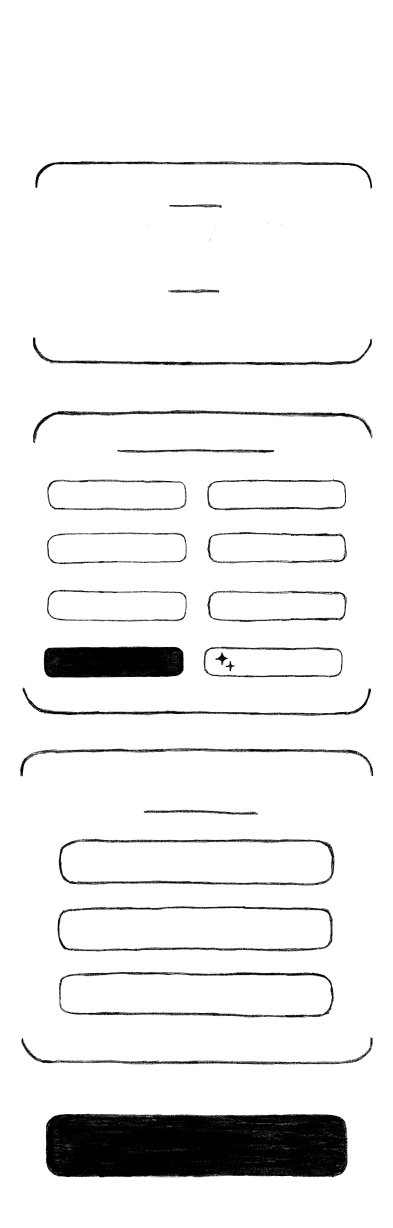
#> input picture assets/sketch/raw/sheet-setup.png, 786 x 2456 px (shown at 1/2 size)
$ python slice-sketch.py ../assets/sketch/raw/sheet-setup.png
#> lines starting #> are read from the running program, lines starting #| are printed output that depends on the picture
#!/usr/bin/env python3
"""手書き素材シートを個別パーツPNGへ切り出す。

assets/sketch/raw/*.png は「透過背景に手書きパーツが並んだシート」。
アルファチャンネルの不透明な塊（島）を検出して自動でbboxを取り、
MANIFEST の名前で assets/sketch/ に書き出す。あわせて
src/theme/sketchAssets.ts（require()マップ）を生成する。

  python3 scripts/slice-sketch.py          # スライス + マップ生成
  python3 scripts/slice-sketch.py --probe  # 検出結果に番号を振ったコンタクトシートを出力

素材を差し替えたら再実行すれば同じ結果が再現される（検出は決定的）。
MANIFEST に無い島は assets/sketch/_unnamed/ に落ちるので、--probe で確認して命名する。
"""
from __future__ import annotations

import sys
from pathlib import Path

from PIL import Image, ImageDraw

ROOT = Path(__file__).resolve().parent.parent
RAW = ROOT / "assets" / "sketch" / "raw"
OUT = ROOT / "assets" / "sketch"
TS_OUT = ROOT / "src" / "theme" / "sketchAssets.ts"

# 検出パラメータ。gap = パーツ間の最小空白px（これ未満は同一パーツ扱い）
# minArea = これ未満の面積は無視。数字や記号は細いのでシート毎に下げる。
ALPHA_THRESHOLD = 16
DEFAULT_MIN_AREA = 300

# シートごとの設定と、検出順（上→下、同バンド内は左→右）に対応する名前。
# None は使わないパーツ（重複・不要）。
SHEETS: dict[str, dict] = {
    # 設定画面のシート。枠は「上アーチ」「下アーチ」が別パーツで、2枚を離して置くと
    # 左右が開いた囲みになる（Figmaの Window01/02/03 がこの使い方）。
    "sheet-setup.png": {
        "gap": 6,
        "names": [
            "frame-top",  # 囲みの上アーチ
            None,  # ステッパーの短い罫線（同じものが2本並ぶので1本だけ採用）
            "divider-tiny",
            "frame-bottom",  # 囲みの下アーチ
            None,  # 以降のアーチは同一素材の再掲
            "divider-medium",  # 見出し下の罫線
            "pill",  # テーマ選択ピル（未選択）
            None,  # 同じピルが並ぶだけ
            None,
            None,
            None,
            None,
            "pill-selected",  # 黒塗りピル（選択中）
            "pill-ai",  # キラキラ付きピル（AIでつくる）
            None,
            None,
            "divider-short",
            "box",  # プレイヤー名の入力ボックス
            None,
            None,
            None,
            "button-black",  # 主ボタン。全シート中この個体が最も高解像度
        ],
    },
    # モード選択のシート。青／赤ボタンと手順リストの数字。
    # 数字は sheet-parts に0-9が揃っているため、統一のためこちらは採用しない。
    "sheet-mode.png": {
        "gap": 6,
        "names": [
            "divider-long",
            None,  # 手順番号 1
            None,  # 手順番号 2
            None,  # 手順番号 3
            None,  # 手順番号 4
            "button-blue",  # ノーマルモード
            None,  # 以降は上半分と同じ構成の再掲
            None,
            None,
            None,
            None,
            "button-red",  # カードモード
        ],
    },
    "sheet-hero-solid.png": {
        "gap": 8,
        "names": ["human-solid", None, None],  # 役職確認の人型（塗り）
    },
    "sheet-hero-outline.png": {
        "gap": 8,
        "names": ["human-outline", None, None],  # 同（線画）
    },
    # ゲーム進行画面のシート。日の出アイコン・メニューの3本線・テーマ表示の枠。
    "sheet-game.png": {
        "gap": 6,
        "minArea": 600,
        "names": [
            "icon-sunrise",  # ヘッダーの「N日目」に添える日の出
            None,  # 日の出の下に散った極薄のかすれ
            None,
            "icon-menu",  # ハンバーガーの3本線
            "frame-theme",  # テーマ表示の角丸枠（横に伸ばして使う）
        ],
    },
    # 数字・記号・影付きピル・罫線のシート。縦2pxしか離れていない箇所があるため vGap を詰める。
    "sheet-parts.png": {
        "gap": 6,
        "vGap": 2,
        "minArea": 40,
        "names": [
            "pill-sm",
            "pill-lg",
            "pill-sm-shadow",
            "pill-lg-shadow",
            "stepper-minus",
            "stepper-plus",
            "digit-0",
            "digit-1",
            "digit-2",
            "digit-3",
            "digit-4",
            "digit-5",
            "digit-6",
            "digit-7",
            "digit-8",
            "digit-9",
            "divider-tapered",
            "button-black-sm",
            None,  # button-black と同じもの（設定シートの方が高解像度）
            "divider-hair",
            "divider-fine",
            "divider-faint",
        ],
    },
}


def find_islands(
    im: Image.Image,
    v_gap: int,
    h_gap: int,
    min_area: int = DEFAULT_MIN_AREA,
) -> list[tuple[int, int, int, int]]:
    """不透明な塊のbboxを (x0, y0, x1, y1) で上→下・左→右順に返す。

    縦と横で許容する空白幅を分けている。シート上では別パーツが縦に2pxしか
    離れていないことがある一方、横は同一パーツ内の筆の途切れを繋ぎたいため。
    """
    alpha = im.split()[3]
    w, h = im.size
    px = alpha.load()

    def runs(flags: list[bool], gap: int) -> list[tuple[int, int]]:
        """不透明な連続区間を取り、gap未満しか離れていない区間同士は繋げて返す。

        区間の幅で間引いてはいけない（数字の「1」のような細いパーツが消える）。
        小さすぎるものの除外は min_area 側で行う。
        """
        spans: list[tuple[int, int]] = []
        start = None
        for i, on in enumerate(flags + [False]):
            if on and start is None:
                start = i
            elif not on and start is not None:
                spans.append((start, i))
                start = None
        merged: list[list[int]] = []
        for s, e in spans:
            if merged and s - merged[-1][1] < gap:
                merged[-1][1] = e
            else:
                merged.append([s, e])
        return [(s, e) for s, e in merged]

    rows = [any(px[x, y] > ALPHA_THRESHOLD for x in range(0, w, 2)) for y in range(h)]
    boxes: list[tuple[int, int, int, int]] = []
    for y0, y1 in runs(rows, v_gap):
        cols = [any(px[x, y] > ALPHA_THRESHOLD for y in range(y0, y1)) for x in range(w)]
        for x0, x1 in runs(cols, h_gap):
            if (x1 - x0) * (y1 - y0) >= min_area:
                boxes.append((x0, y0, x1, y1))
    return boxes


# [27 lines left out: function probe, not called in this run]


def slice_all() -> list[str]:
    unnamed_dir = OUT / "_unnamed"
    written: list[str] = []
    for sheet, cfg in SHEETS.items():
        im = Image.open(RAW / sheet).convert("RGBA")
#> im is the input picture: PIL image 786x2456 RGBA; mean R, G, B, A 0, 0, 0, 17.5
        boxes = find_islands(im, cfg.get("vGap", cfg["gap"]), cfg.get("hGap", cfg["gap"]), cfg.get("minArea", DEFAULT_MIN_AREA))
#> in find_islands, `alpha = im.split()[3]`:
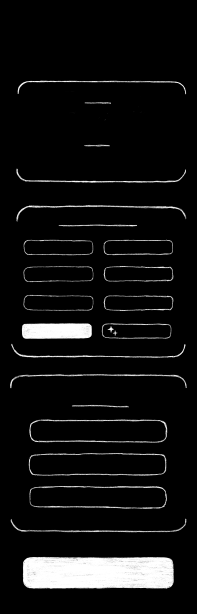
#> alpha: PIL image 786x2456 L (shown at 1/4 size); min 0, max 255, mean 17.5
#> in find_islands, `rows = [any(px[x, y] > ALPHA_THRESHOLD for x in range(0, w, 2)) for y ..`: rows = 2456 items, first 6: False, False, False, False, False, False
#> the loop in find_islands, `for y0, y1 in runs(rows, v_gap):` made 21 passes
#> (y0, y1) on passes 1 to 8: (322, 377), (408, 416), (426, 428), (446, 456), (468, 482), (578, 587), (674, 731), (819, 886)
#> after the loop in find_islands, `for y0, y1 in runs(rows, v_gap):`: boxes = 22 items, first 6: (70, 322, 745, 377), (338, 408, 444, 416), (336, 578, 439, 587), (65, 674, 744, 731), (65, 819, 746, 886), (234, 898, 549, 908)
        names = cfg["names"]
        if len(boxes) != len(names):
            print(
                f"warn: {sheet} は {len(boxes)} 件検出だが MANIFEST は {len(names)} 件。"
                " --probe で確認して SHEETS を更新してください。",
                file=sys.stderr,
            )
        for i, b in enumerate(boxes):
            crop = im.crop(b)
            name = names[i] if i < len(names) else None
            bbox = crop.getbbox()
            if name and name.startswith("digit-"):
                # 数字は横だけトリムし、帯の高さは全桁で共通に保つ。
                # 上下も詰めると 0 と 9 で基線がずれて数字が踊る。
                crop = crop.crop((bbox[0], 0, bbox[2], crop.height))
            else:
                crop = crop.crop(bbox)  # 余白を完全にトリム
            if name is None:
                unnamed_dir.mkdir(parents=True, exist_ok=True)
                crop.save(unnamed_dir / f"{Path(sheet).stem}-{i:02d}.png")
                continue
            crop.save(OUT / f"{name}.png")
            written.append(name)
            print(f"{name}.png  {crop.width}x{crop.height}")
#> this loop made 22 passes
#> (b, bbox) on passes 2, 5, 8, 9, 10, 11, 12, 15: ((338, 408, 444, 416), (0, 0, 106, 8)), ((65, 819, 746, 886), (0, 0, 681, 67)), ((414, 958, 692, 1021), (0, 0, 278, 63)), ((94, 1064, 374, 1129), (0, 0, 280, 65)), ((414, 1064, 694, 1129), (0, 0, 280, 63)), ((94, 1179, 374, 1244), (0, 0, 280, 65)), ((414, 1179, 694, 1244), (0, 2, 280, 65)), ((45, 1375, 742, 1432), (0, 0, 697, 57))
#> (printed output is left out)
#> pass 1, in slice_all, `crop = im.crop(b)`:
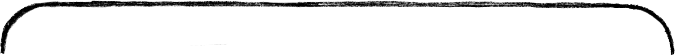
#> crop: PIL image 675x55 RGBA; mean R, G, B, A 0, 0, 0, 19.7; transparent parts drawn white
#> after the loop:
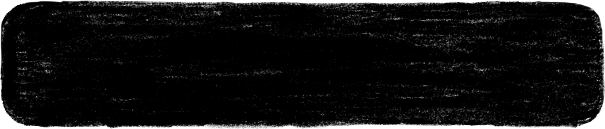
#> crop: PIL image 605x129 RGBA; mean R, G, B, A 0, 0, 0, 234.4; transparent parts drawn white
#> after the loop, written = ['frame-top', 'divider-tiny', 'frame-bottom', 'divider-medium', 'pill', 'pill-selected', 'pill-ai', 'divider-short', 'box', 'button-black']
#> pass 2 of the loop in slice_all, `for sheet, cfg in SHEETS.items():`:
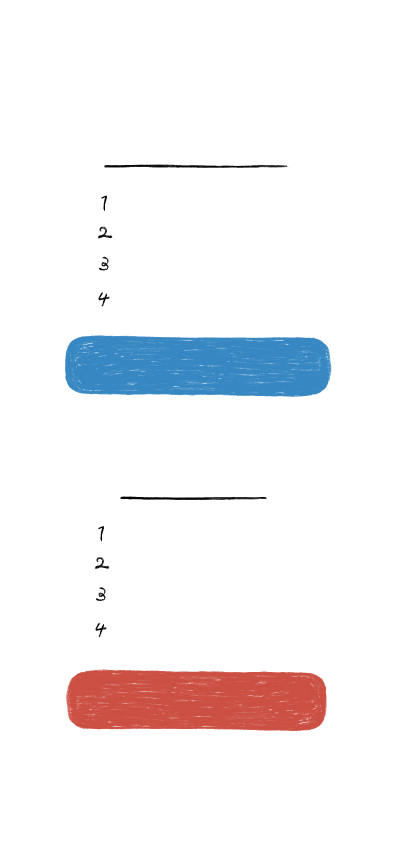
#> input picture assets/sketch/raw/sheet-mode.png, 786 x 1704 px (shown at 1/2 size)
#> in slice_all, im is the input picture: PIL image 786x1704 RGBA; mean R, G, B, A 11.6, 9.6, 11.8, 22.8
#> alpha: PIL image 786x1704 L
#> the loop in find_islands (call 2), `for y0, y1 in runs(rows, v_gap):` made 14 passes
#> (y0, y1) on passes 1 to 4: (329, 336), (391, 422), (453, 481), (513, 541)
#> in slice_all, `boxes = find_islands(im, cfg.get("vGap", cfg["gap"]), cfg.get("hGap", ..`: boxes = 12 items, first 6: (208, 329, 579, 336), (202, 391, 214, 422), (195, 453, 229, 481), (198, 513, 217, 541), (197, 584, 220, 613), (130, 670, 663, 794)
#> the loop in slice_all, `for i, b in enumerate(boxes):` made 12 passes
#> (b, bbox) on passes 2 to 5: ((202, 391, 214, 422), (0, 0, 12, 31)), ((195, 453, 229, 481), (0, 0, 34, 28)), ((198, 513, 217, 541), (0, 0, 19, 28)), ((197, 584, 220, 613), (0, 0, 23, 29))
#> (printed output is left out)
#> after the loop in slice_all, `for i, b in enumerate(boxes):`:
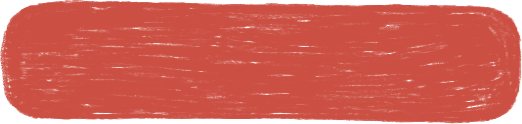
#> crop: PIL image 522x124 RGBA; mean R, G, B, A 188.8, 73.1, 62, 225.1; transparent parts drawn white
#> after the loop in slice_all, `for i, b in enumerate(boxes):`: written = ['frame-top', 'divider-tiny', 'frame-bottom', 'divider-medium', 'pill', 'pill-selected', 'pill-ai', 'divider-short', 'box', 'button-black', 'divider-long', 'button-blue', 'button-red']
    return written


# 役職のイラスト。1枚絵で渡されるので透明余白をトリムして表示サイズ相当まで縮める。
# 役職ごとに複数の絵を持てる（プレイヤーごとに振り分ける）。
# maxDim は長辺の上限px。実機3x（役職カードは高さ170pt前後）を賄える値。
ROLE_ART_MAX_DIM = 640
ROLE_ART: dict[str, list[dict]] = {
    "人狼": [{"file": "chiwawa.png", "name": "role-wolf-chiwawa"}],
    "村人": [
        {"file": "pome.png", "name": "role-villager-pome"},
        {"file": "ragdoll.png", "name": "role-villager-ragdoll"},
        {"file": "scotish.png", "name": "role-villager-scotish"},
        {"file": "ball_cat.png", "name": "role-villager-ballcat"},
    ],
}


# 1枚に1パーツだけの素材。透明余白をトリムするだけで、そのまま個別パーツになる。
# maxDim は長辺の上限px（実機3xを賄える値。下回る素材は拡大しない）。
SINGLES: dict[str, dict] = {
    "art-stopwatch.png": {"name": "art-stopwatch", "maxDim": 1200},
    # Figma上で180°回して配置されている素材。使う向き（丘が下・太陽が右）に直す
    "art-dawn-hill.png": {"name": "art-dawn-hill", "maxDim": 1400, "flipY": True, "flipX": True},
    "art-campfire.png": {"name": "art-campfire", "maxDim": 1200},
    # テーマ発表でテーマ枠を持ち上げる猫。素材が1x相当（83x163）なので縮小はしない
    "art-cat-theme.png": {"name": "art-cat-theme", "maxDim": 1200},
    "art-pin-arrow.png": {"name": "art-pin-arrow", "maxDim": 400},
    # 勝敗発表の手書き見出し。表示幅280pt前後なので3xで840px相当あれば足りる
    "result-wolf-win.png": {"name": "result-wolf-win", "maxDim": 900},
    "result-villager-win.png": {"name": "result-villager-win", "maxDim": 900},
    # 「負け犬」は表示幅80pt前後と小さい
    "result-makeinu.png": {"name": "result-makeinu", "maxDim": 400},
}


def process_singles() -> list[str]:
    """1パーツだけの素材をトリムして assets/sketch/ に書き出す。"""
    written: list[str] = []
    for src_name, cfg in SINGLES.items():
        src = RAW / src_name
        if not src.exists():
            print(f"warn: raw/{src_name} が無いのでスキップ", file=sys.stderr)
            continue
        im = Image.open(src).convert("RGBA")
        im = im.crop(im.getbbox())
        if cfg.get("flipY"):
            im = im.transpose(Image.FLIP_TOP_BOTTOM)
        if cfg.get("flipX"):
            im = im.transpose(Image.FLIP_LEFT_RIGHT)
        scale = min(1.0, cfg["maxDim"] / max(im.size))
        if scale < 1.0:
            im = im.resize((round(im.width * scale), round(im.height * scale)), Image.LANCZOS)
        im.save(OUT / f"{cfg['name']}.png")
        written.append(cfg["name"])
        print(f"{cfg['name']}.png  {im.width}x{im.height}")
#> pass 2 of the loop in process_singles, `for src_name, cfg in SINGLES.items():`:
#| art-dawn-hill.png  786x303
    return written


def process_role_art() -> list[str]:
    """役職イラストをトリム・縮小して assets/sketch/ に書き出す。"""
    written: list[str] = []
    for role, variants in ROLE_ART.items():
        for cfg in variants:
            src = RAW / cfg["file"]
            if not src.exists():
                print(f"warn: raw/{cfg['file']} が無いのでスキップ", file=sys.stderr)
                continue
            im = Image.open(src).convert("RGBA")
            im = im.crop(im.getbbox())  # 透明な余白を落とす
            scale = min(1.0, ROLE_ART_MAX_DIM / max(im.size))
            if scale < 1.0:
                im = im.resize((round(im.width * scale), round(im.height * scale)), Image.LANCZOS)
            im.save(OUT / f"{cfg['name']}.png")
            written.append(cfg["name"])
            print(f"{cfg['name']}.png  {im.width}x{im.height}  ({role})")
#> pass 2 of the loop in process_role_art, `for role, variants in ROLE_ART.items():`:
    return written


# 幅を可変にしたいパーツ。左端・中央・右端の3枚に切り、中央だけ横に伸ばして使う
# （1枚をそのまま伸ばすと角の手描きカーブが潰れる）。
STRETCHABLE = [
    "frame-theme",
    "button-black",
    "button-black-sm",
    "button-blue",
    "button-red",
    "box",
    "pill",
    "pill-selected",
    "pill-ai",
    "frame-top",
    "frame-bottom",
]

def make_slices() -> dict[str, dict]:
    """STRETCHABLE のパーツを3分割して書き出し、寸法メタデータを返す。

    中央スライスは「両キャップの間の全域」を使う。細い帯だけ切り出して大きく
    引き伸ばすと鉛筆の粒子と線の揺れが消え、キャップとの継ぎ目が段差に見える。
    全域を使えば実寸に近い幅で描くかぎり倍率がほぼ1倍に収まり、質感が保たれる。
    """
    meta: dict[str, dict] = {}
    slice_dir = OUT / "slices"
    slice_dir.mkdir(parents=True, exist_ok=True)
    for name in STRETCHABLE:
        src = OUT / f"{name}.png"
        if not src.exists():
            print(f"warn: {name}.png が無いのでスライスをスキップ", file=sys.stderr)
            continue
        im = Image.open(src).convert("RGBA")
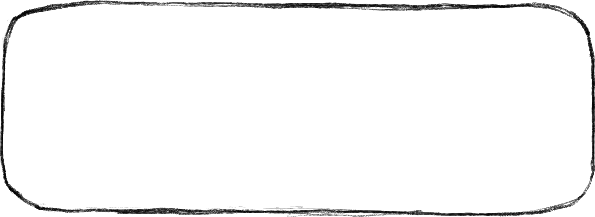
#> im: PIL image 595x217 RGBA; mean R, G, B, A 0, 0, 0, 8.5; transparent parts drawn white
        w, h = im.size
        # 端キャップは高さの7割程度（角のカーブが収まる幅）。中央に最低16pxは残す。
        cap = min(int(round(h * 0.7)), (w - 16) // 2)
        cap = max(cap, 1)
        im.crop((0, 0, cap, h)).save(slice_dir / f"{name}-l.png")
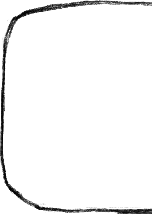
#> saved as frame-theme-l.png: PIL image 152x217 RGBA; mean R, G, B, A 0, 0, 0, 9.9; transparent parts drawn white
        im.crop((cap, 0, w - cap, h)).save(slice_dir / f"{name}-m.png")
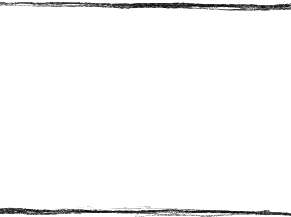
#> saved as frame-theme-m.png: PIL image 291x217 RGBA; mean R, G, B, A 0, 0, 0, 7.3; transparent parts drawn white
        im.crop((w - cap, 0, w, h)).save(slice_dir / f"{name}-r.png")
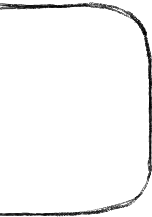
#> saved as frame-theme-r.png: PIL image 152x217 RGBA; mean R, G, B, A 0, 0, 0, 9.5; transparent parts drawn white
        meta[name] = {"width": w, "height": h, "cap": cap}
        print(f"slices/{name}-l|m|r.png  cap={cap} middle={w - cap * 2} of {w}x{h}")
#| slices/frame-theme-l|m|r.png  cap=152 middle=291 of 595x217
#> pass 2 of the loop in make_slices, `for name in STRETCHABLE:`:
#> in make_slices, `im.crop((w - cap, 0, w, h)).save(slice_dir / f"{name}-r.png")`:
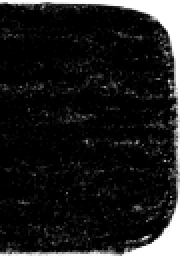
#> saved as button-black-r.png: PIL image 90x129 RGBA (shown 2 times larger); mean R, G, B, A 0, 0, 0, 224.7; transparent parts drawn white
#| slices/button-black-l|m|r.png  cap=90 middle=425 of 605x129
    return meta


def generate_ts(names: list[str], slices: dict[str, dict]) -> None:
    def key(n: str) -> str:
        parts = n.split("-")
        return parts[0] + "".join(p.capitalize() for p in parts[1:])

    lines = [
        "/**",
        " * 手書き素材のrequire()マップ。",
        " * scripts/slice-sketch.py が自動生成する（手で編集しない）。",
        " * React Nativeのrequireは静的パスのみ許容するため、ここで一覧化する。",
        " */",
        "",
        "export const sketch = {",
        '  paper: require("../../assets/sketch/paper.jpg"),',
    ]
    for n in sorted(names):
        lines.append(f'  {key(n)}: require("../../assets/sketch/{n}.png"),')
    lines += [
        "} as const;",
        "",
        "export type SketchName = keyof typeof sketch;",
        "",
        "/**",
        " * 手書き数字 0-9。人数表示などで画像として組む。",
        " * 寸法は実行時に解決せずここに焼き込む（react-native-web には",
        " * Image.resolveAssetSource が無いため）。高さは全桁共通。",
        " */",
        "export const sketchDigits = [",
    ]
    for d in range(10):
        with Image.open(OUT / f"digit-{d}.png") as digit:
            dw, dh = digit.size
        lines.append(f"  {{ source: sketch.digit{d}, width: {dw}, height: {dh} }},")
#> pass 2 of the loop in generate_ts, `for d in range(10):`:
    lines += [
        "] as const;",
        "",
        "/**",
        " * 横に伸ばして使うパーツの3スライス。",
        " * width/height は元画像の実寸、cap は端キャップの幅（元画像基準）。",
        " * 描画時は height から倍率を出し、cap を同じ倍率で拡縮する。",
        " */",
        "export const sketchSlices = {",
    ]
    for n in STRETCHABLE:
        if n not in slices:
            continue
        m = slices[n]
        lines += [
            f"  {key(n)}: {{",
            f'    left: require("../../assets/sketch/slices/{n}-l.png"),',
            f'    middle: require("../../assets/sketch/slices/{n}-m.png"),',
            f'    right: require("../../assets/sketch/slices/{n}-r.png"),',
            f'    width: {m["width"]},',
            f'    height: {m["height"]},',
            f'    cap: {m["cap"]},',
            "  },",
        ]
    lines += [
        "} as const;",
        "",
        "export type SketchSliceName = keyof typeof sketchSlices;",
        "",
        "/**",
        " * 役職の手書きイラスト。役職ごとに複数の絵を持ち、プレイヤーごとに振り分ける。",
        " * 縦横比が絵ごとに違うため寸法を焼き込む（実行時に解決できない）。",
        " */",
        "export const sketchRoleArt = {",
    ]
    for role, variants in ROLE_ART.items():
        lines.append(f'  "{role}": [')
        for cfg in variants:
            path = OUT / f"{cfg['name']}.png"
            if not path.exists():
                continue
            with Image.open(path) as art:
                aw, ah = art.size
            lines.append(
                f"    {{ source: sketch.{key(cfg['name'])}, width: {aw}, height: {ah} }},"
            )
        lines.append("  ],")
#> pass 2 of the loop in generate_ts, `for role, variants in ROLE_ART.items():`:
    lines += [
        "} as const;",
        "",
    ]
    TS_OUT.write_text("\n".join(lines), encoding="utf-8")
    print(f"\ngenerated {TS_OUT.relative_to(ROOT)}")


if __name__ == "__main__":
    if "--probe" in sys.argv:
        probe()
    else:
        written = slice_all() + process_singles() + process_role_art()
        generate_ts(written, make_slices())
